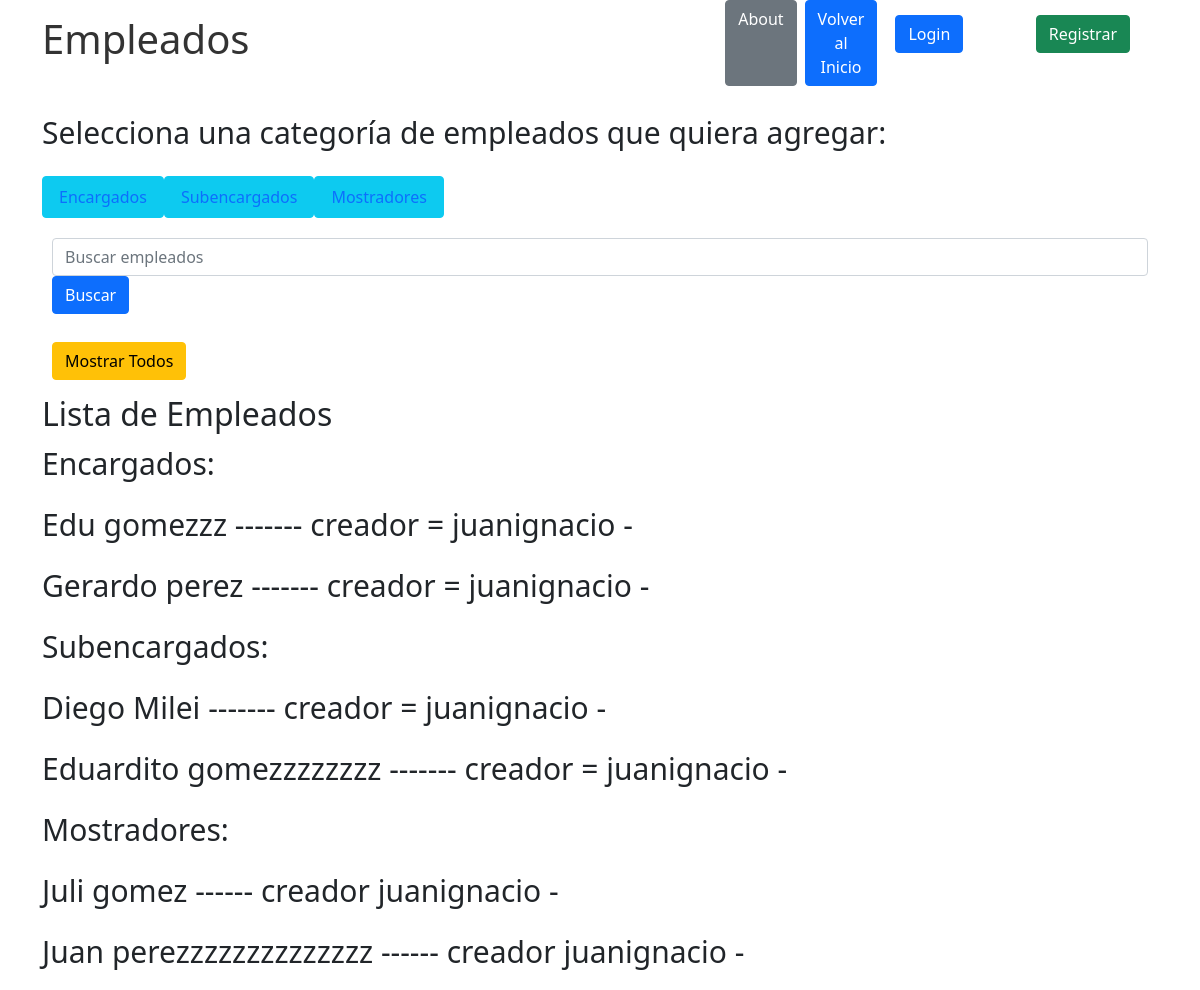
The app's page /empleados/mostrarempleados/, older data.
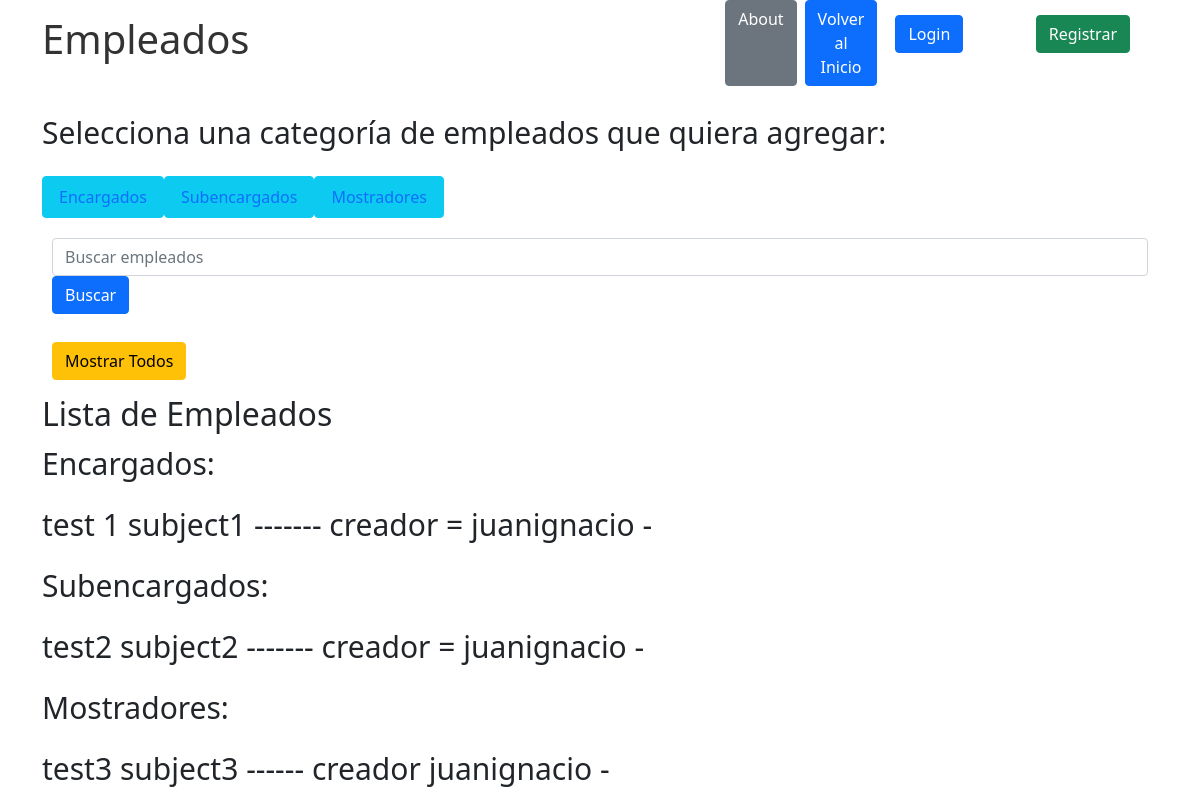
The same page, newer data.
### empleados/models.py (models this page shows)
class encargado(models.Model):
    Nombre = models.CharField(max_length=64)
    Apellido = models.CharField(max_length=64)
    telefono = models.CharField(max_length=20)
    edad = models.IntegerField()
    email = models.EmailField()
    descripcion = models.CharField(max_length=100)
    empleo = models.CharField(max_length=64, default='encargado')
    creador = models.ForeignKey(User, on_delete=models.SET_NULL, null=True)

class subencargado(models.Model):
    Nombre = models.CharField(max_length=64)
    Apellido = models.CharField(max_length=64)
    telefono = models.CharField(max_length=20)
    edad = models.IntegerField()
    email = models.EmailField()
    descripcion = models.CharField(max_length=100)
    empleo = models.CharField(max_length=64, default='subencargado')
    creador = models.ForeignKey(User, on_delete=models.SET_NULL, null=True)

class mostrador(models.Model):
    Nombre = models.CharField(max_length=64)
    Apellido = models.CharField(max_length=64)
    telefono = models.CharField(max_length=20)
    edad = models.IntegerField()
    email = models.EmailField()
    descripcion = models.CharField(max_length=100)
    empleo = models.CharField(max_length=64, default='mostrador')
    creador = models.ForeignKey(User, on_delete=models.SET_NULL, null=True)

### empleados/views.py (the view)
# urls.py: path('mostrarempleados/', views.mostrarempleados, name='mostrarempleados'),
def mostrarempleados(request):
    encargados = encargado.objects.all()
    subencargados = subencargado.objects.all()
    mostradores = mostrador.objects.all()
    context = {
        'encargados': encargados,
        'subencargados': subencargados,
        'mostradores': mostradores,
    }
    return render(request, 'mostrarempleados.html', context)

### empleados/templates de empleados/mostrarempleados.html (shortened to what this page needs)
{% extends 'base.html' %}
{% block content %}
  <h2>Lista de Empleados</h2>
  <p>Encargados:</p>
  {% for encargado in encargados %}
    <p>
      {{ encargado.Nombre }} {{ encargado.Apellido }} ------- creador = {{ encargado.creador }} -
    </p>
  {% endfor %}
  <p>Subencargados:</p>
  {% for subencargado in subencargados %}
    <p>
      {{ subencargado.Nombre }} {{ subencargado.Apellido }} ------- creador = {{ subencargado.creador }} -
    </p>
  {% endfor %}
  <p>Mostradores:</p>
  {% for mostrador in mostradores %}
    <p>
      {{ mostrador.Nombre }} {{ mostrador.Apellido }} ------ creador {{ mostrador.creador }} -
    </p>
  {% endfor %}
{% endblock %}

Row changes from the older to the newer data that the page shows:
removed encargado: Nombre "Edu", Apellido "gomezzz", creador "juanignacio"
removed encargado: Nombre "Gerardo", Apellido "perez", creador "juanignacio"
removed subencargado: Nombre "Diego", Apellido "Milei", creador "juanignacio"
removed subencargado: Nombre "Eduardito", Apellido "gomezzzzzzzz", creador "juanignacio"
removed mostrador: Nombre "Juli", Apellido "gomez", creador "juanignacio"
removed mostrador: Nombre "Juan", Apellido "perezzzzzzzzzzzzzz", creador "juanignacio"
added encargado: Nombre "test 1", Apellido "subject1", creador "juanignacio"
added subencargado: Nombre "test2", Apellido "subject2", creador "juanignacio"
added mostrador: Nombre "test3", Apellido "subject3", creador "juanignacio"
